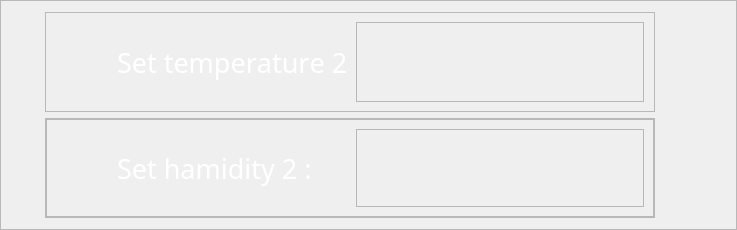
              <widget class="QFrame" name="frame_7">
               <property name="sizePolicy">
                <sizepolicy hsizetype="Expanding" vsizetype="Expanding">
                 <horstretch>1</horstretch>
                 <verstretch>1</verstretch>
                </sizepolicy>
               </property>
               <property name="minimumSize">
                <size>
                 <width>573</width>
                 <height>193</height>
                </size>
               </property>
               <property name="maximumSize">
                <size>
                 <width>16777215</width>
                 <height>255</height>
                </size>
               </property>
               <property name="frameShape">
                <enum>QFrame::StyledPanel</enum>
               </property>
               <property name="frameShadow">
                <enum>QFrame::Raised</enum>
               </property>
               <layout class="QVBoxLayout" name="verticalLayout_5">
                <property name="leftMargin">
                 <number>44</number>
                </property>
                <property name="rightMargin">
                 <number>81</number>
                </property>
                <item>
                 <widget class="QFrame" name="frame_16">
                  <property name="sizePolicy">
                   <sizepolicy hsizetype="Expanding" vsizetype="Expanding">
                    <horstretch>1</horstretch>
                    <verstretch>1</verstretch>
                   </sizepolicy>
                  </property>
                  <property name="minimumSize">
                   <size>
                    <width>445</width>
                    <height>82</height>
                   </size>
                  </property>
                  <property name="maximumSize">
                   <size>
                    <width>16777215</width>
                    <height>100</height>
                   </size>
                  </property>
                  <property name="styleSheet">
                   <string notr="true">#frame_16{
	
	border-image: url(:/images/phptps/frame 1-01.svg);

}</string>
                  </property>
                  <property name="frameShape">
                   <enum>QFrame::StyledPanel</enum>
                  </property>
                  <property name="frameShadow">
                   <enum>QFrame::Raised</enum>
                  </property>
                  <layout class="QHBoxLayout" name="horizontalLayout_5">
                   <property name="rightMargin">
                    <number>10</number>
                   </property>
                   <item>
                    <widget class="QFrame" name="frame_62">
                     <property name="sizePolicy">
                      <sizepolicy hsizetype="Expanding" vsizetype="Expanding">
                       <horstretch>1</horstretch>
                       <verstretch>1</verstretch>
                      </sizepolicy>
                     </property>
                     <property name="minimumSize">
                      <size>
                       <width>195</width>
                       <height>64</height>
                      </size>
                     </property>
                     <property name="styleSheet">
                      <string notr="true">#frame_62{
	border:none;
	background-color: none;

}</string>
                     </property>
                     <property name="frameShape">
                      <enum>QFrame::StyledPanel</enum>
                     </property>
                     <property name="frameShadow">
                      <enum>QFrame::Raised</enum>
                     </property>
                     <layout class="QHBoxLayout" name="horizontalLayout_15">
                      <property name="leftMargin">
                       <number>0</number>
                      </property>
                      <property name="topMargin">
                       <number>0</number>
                      </property>
                      <property name="rightMargin">
                       <number>0</number>
                      </property>
                      <property name="bottomMargin">
                       <number>0</number>
                      </property>
                      <item>
                       <widget class="QLabel" name="temp_image_down_23">
                        <property name="sizePolicy">
                         <sizepolicy hsizetype="Expanding" vsizetype="Expanding">
                          <horstretch>2</horstretch>
                          <verstretch>2</verstretch>
                         </sizepolicy>
                        </property>
                        <property name="minimumSize">
                         <size>
                          <width>44</width>
                          <height>64</height>
                         </size>
                        </property>
                        <property name="styleSheet">
                         <string notr="true">
	image: url(:/images/phptps/tama-sanj-07.svg);</string>
                        </property>
                        <property name="text">
                         <string/>
                        </property>
                       </widget>
                      </item>
                      <item>
                       <widget class="QLabel" name="curent_temp_label_21">
                        <property name="sizePolicy">
                         <sizepolicy hsizetype="Expanding" vsizetype="Expanding">
                          <horstretch>8</horstretch>
                          <verstretch>8</verstretch>
                         </sizepolicy>
                        </property>
                        <property name="minimumSize">
                         <size>
                          <width>233</width>
                          <height>63</height>
                         </size>
                        </property>
                        <property name="font">
                         <font>
                          <family>Bahnschrift SemiLight SemiConde</family>
                          <pointsize>20</pointsize>
                          <weight>50</weight>
                          <italic>false</italic>
                          <bold>false</bold>
                          <underline>false</underline>
                          <strikeout>false</strikeout>
                          <kerning>false</kerning>
                         </font>
                        </property>
                        <property name="styleSheet">
                         <string notr="true">
	
		color: white;
	
</string>
                        </property>
                        <property name="text">
                         <string>Set temperature 2 :</string>
                        </property>
                       </widget>
                      </item>
                      <item>
                       <widget class="QFrame" name="frame_17">
                        <property name="sizePolicy">
                         <sizepolicy hsizetype="Expanding" vsizetype="Expanding">
                          <horstretch>0</horstretch>
                          <verstretch>0</verstretch>
                         </sizepolicy>
                        </property>
                        <property name="minimumSize">
                         <size>
                          <width>148</width>
                          <height>0</height>
                         </size>
                        </property>
                        <property name="inputMethodHints">
                         <set>Qt::ImhFormattedNumbersOnly</set>
                        </property>
                        <property name="frameShape">
                         <enum>QFrame::StyledPanel</enum>
                        </property>
                        <property name="frameShadow">
                         <enum>QFrame::Raised</enum>
                        </property>
                        <layout class="QHBoxLayout" name="horizontalLayout_16">
                         <property name="topMargin">
                          <number>16</number>
                         </property>
                         <property name="rightMargin">
                          <number>21</number>
                         </property>
                         <item>
                          <widget class="QTextEdit" name="textEdit_6">
                           <property name="minimumSize">
                            <size>
                             <width>132</width>
                             <height>0</height>
                            </size>
                           </property>
                           <property name="font">
                            <font>
                             <pointsize>21</pointsize>
                            </font>
                           </property>
                           <property name="styleSheet">
                            <string notr="true">background-color: transparent;
border:none;
color: rgb(255, 255, 255);</string>
                           </property>
                           <property name="verticalScrollBarPolicy">
                            <enum>Qt::ScrollBarAlwaysOff</enum>
                           </property>
                           <property name="horizontalScrollBarPolicy">
                            <enum>Qt::ScrollBarAlwaysOff</enum>
                           </property>
                           <property name="tabChangesFocus">
                            <bool>false</bool>
                           </property>
                           <property name="lineWrapMode">
                            <enum>QTextEdit::NoWrap</enum>
                           </property>
                           <property name="lineWrapColumnOrWidth">
                            <number>2</number>
                           </property>
                           <property name="acceptRichText">
                            <bool>true</bool>
                           </property>
                           <property name="cursorWidth">
                            <number>2</number>
                           </property>
                          </widget>
                         </item>
                        </layout>
                       </widget>
                      </item>
                     </layout>
                    </widget>
                   </item>
                  </layout>
                 </widget>
                </item>
                <item>
                 <widget class="QFrame" name="frame_11">
                  <property name="sizePolicy">
                   <sizepolicy hsizetype="Expanding" vsizetype="Expanding">
                    <horstretch>1</horstretch>
                    <verstretch>1</verstretch>
                   </sizepolicy>
                  </property>
                  <property name="maximumSize">
                   <size>
                    <width>16777215</width>
                    <height>100</height>
                   </size>
                  </property>
                  <property name="styleSheet">
                   <string notr="true">#frame_11{
	
	border-image: url(:/images/phptps/frame 1-01.svg);

}</string>
                  </property>
                  <property name="frameShape">
                   <enum>QFrame::StyledPanel</enum>
                  </property>
                  <property name="frameShadow">
                   <enum>QFrame::Raised</enum>
                  </property>
                  <layout class="QHBoxLayout" name="horizontalLayout_12">
                   <property name="leftMargin">
                    <number>0</number>
                   </property>
                   <property name="topMargin">
                    <number>0</number>
                   </property>
                   <property name="rightMargin">
                    <number>0</number>
                   </property>
                   <property name="bottomMargin">
                    <number>0</number>
                   </property>
                   <item alignment="Qt::AlignVCenter">
                    <widget class="QFrame" name="frame_61">
                     <property name="sizePolicy">
                      <sizepolicy hsizetype="Expanding" vsizetype="Expanding">
                       <horstretch>1</horstretch>
                       <verstretch>1</verstretch>
                      </sizepolicy>
                     </property>
                     <property name="minimumSize">
                      <size>
                       <width>445</width>
                       <height>82</height>
                      </size>
                     </property>
                     <property name="styleSheet">
                      <string notr="true">#frame_59{
	border:none;
	background-color: none;

}</string>
                     </property>
                     <property name="frameShape">
                      <enum>QFrame::StyledPanel</enum>
                     </property>
                     <property name="frameShadow">
                      <enum>QFrame::Raised</enum>
                     </property>
                     <layout class="QHBoxLayout" name="horizontalLayout_13">
                      <item>
                       <widget class="QLabel" name="temp_image_down_22">
                        <property name="sizePolicy">
                         <sizepolicy hsizetype="Expanding" vsizetype="Expanding">
                          <horstretch>2</horstretch>
                          <verstretch>2</verstretch>
                         </sizepolicy>
                        </property>
                        <property name="minimumSize">
                         <size>
                          <width>44</width>
                          <height>62</height>
                         </size>
                        </property>
                        <property name="styleSheet">
                         <string notr="true">
image: url(:/images/phptps/rotobat-07.svg);</string>
                        </property>
                        <property name="text">
                         <string/>
                        </property>
                       </widget>
                      </item>
                      <item>
                       <widget class="QLabel" name="curent_temp_label_20">
                        <property name="sizePolicy">
                         <sizepolicy hsizetype="Expanding" vsizetype="Expanding">
                          <horstretch>8</horstretch>
                          <verstretch>8</verstretch>
                         </sizepolicy>
                        </property>
                        <property name="minimumSize">
                         <size>
                          <width>233</width>
                          <height>63</height>
                         </size>
                        </property>
                        <property name="font">
                         <font>
                          <family>Bahnschrift SemiLight SemiConde</family>
                          <pointsize>20</pointsize>
                          <weight>50</weight>
                          <italic>false</italic>
                          <bold>false</bold>
                          <underline>false</underline>
                          <strikeout>false</strikeout>
                          <kerning>false</kerning>
                         </font>
                        </property>
                        <property name="styleSheet">
                         <string notr="true">
	
		color: white;
	
</string>
                        </property>
                        <property name="text">
                         <string>Set hamidity 2 :</string>
                        </property>
                       </widget>
                      </item>
                      <item>
                       <widget class="QFrame" name="frame_15">
                        <property name="sizePolicy">
                         <sizepolicy hsizetype="Expanding" vsizetype="Expanding">
                          <horstretch>0</horstretch>
                          <verstretch>0</verstretch>
                         </sizepolicy>
                        </property>
                        <property name="minimumSize">
                         <size>
                          <width>148</width>
                          <height>0</height>
                         </size>
                        </property>
                        <property name="inputMethodHints">
                         <set>Qt::ImhFormattedNumbersOnly</set>
                        </property>
                        <property name="frameShape">
                         <enum>QFrame::StyledPanel</enum>
                        </property>
                        <property name="frameShadow">
                         <enum>QFrame::Raised</enum>
                        </property>
                        <layout class="QHBoxLayout" name="horizontalLayout_14">
                         <property name="topMargin">
                          <number>16</number>
                         </property>
                         <property name="rightMargin">
                          <number>21</number>
                         </property>
                         <item>
                          <widget class="QTextEdit" name="textEdit_5">
                           <property name="minimumSize">
                            <size>
                             <width>132</width>
                             <height>0</height>
                            </size>
                           </property>
                           <property name="sizeIncrement">
                            <size>
                             <width>0</width>
                             <height>0</height>
                            </size>
                           </property>
                           <property name="font">
                            <font>
                             <pointsize>21</pointsize>
                            </font>
                           </property>
                           <property name="styleSheet">
                            <string notr="true">background-color: transparent;
border:none;
color: rgb(255, 255, 255);</string>
                           </property>
                           <property name="verticalScrollBarPolicy">
                            <enum>Qt::ScrollBarAlwaysOff</enum>
                           </property>
                           <property name="horizontalScrollBarPolicy">
                            <enum>Qt::ScrollBarAlwaysOff</enum>
                           </property>
                           <property name="lineWrapMode">
                            <enum>QTextEdit::NoWrap</enum>
                           </property>
                          </widget>
                         </item>
                        </layout>
                       </widget>
                      </item>
                     </layout>
                    </widget>
                   </item>
                  </layout>
                 </widget>
                </item>
               </layout>
              </widget>
